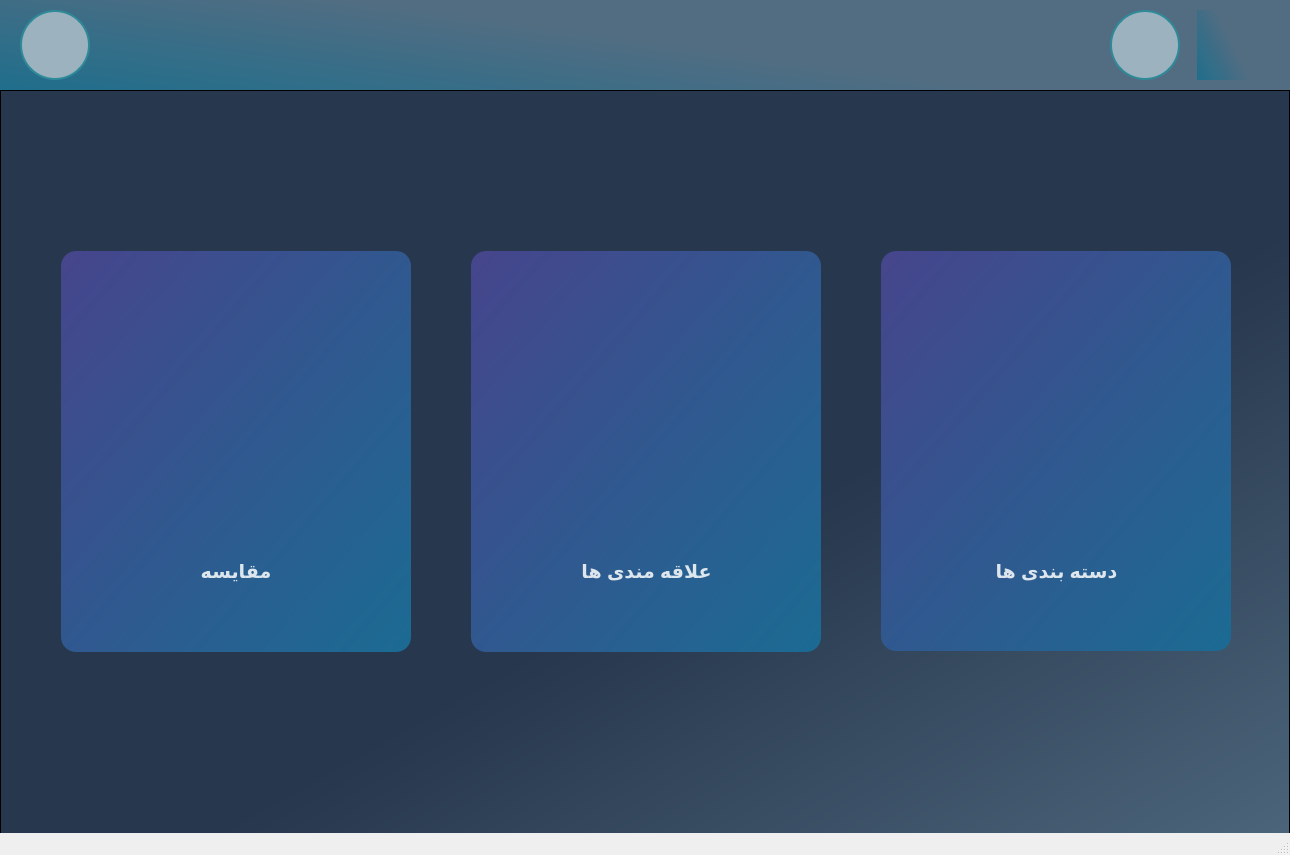
<?xml version="1.0" encoding="UTF-8"?>
<ui version="4.0">
 <class>MainWindow</class>
 <widget class="QMainWindow" name="MainWindow">
  <property name="geometry">
   <rect>
    <x>0</x>
    <y>0</y>
    <width>1290</width>
    <height>855</height>
   </rect>
  </property>
  <property name="font">
   <font>
    <pointsize>8</pointsize>
   </font>
  </property>
  <property name="windowTitle">
   <string>MainWindow</string>
  </property>
  <widget class="QWidget" name="centralwidget">
   <widget class="QWidget" name="widget" native="true">
    <property name="geometry">
     <rect>
      <x>0</x>
      <y>0</y>
      <width>1290</width>
      <height>90</height>
     </rect>
    </property>
    <property name="styleSheet">
     <string notr="true"> background-color: qlineargradient(spread:pad, x1:0.776, y1:0.614091, x2:0, y2:0.999682, stop:0.19403 rgba(82, 109, 130, 255), stop:1 rgba(31, 110, 140, 255))</string>
    </property>
    <widget class="QPushButton" name="profileInfoBtn">
     <property name="geometry">
      <rect>
       <x>20</x>
       <y>10</y>
       <width>70</width>
       <height>70</height>
      </rect>
     </property>
     <property name="styleSheet">
      <string notr="true">QPushButton{
	background-color: rgb(157, 178, 191);
	border-radius: 35px;
	border : 2px solid black;
	border-color: rgb(46, 138, 153);
}

QPushButton:hover{
	background-color: rgb(132, 167, 161);
	border : 3px solid black;
	border-color: rgb(100, 204, 197)
}
</string>
     </property>
     <property name="text">
      <string/>
     </property>
     <property name="icon">
      <iconset>
       <normaloff>profile.png</normaloff>profile.png</iconset>
     </property>
     <property name="iconSize">
      <size>
       <width>50</width>
       <height>50</height>
      </size>
     </property>
    </widget>
    <widget class="QPushButton" name="goHomeBtn">
     <property name="geometry">
      <rect>
       <x>1110</x>
       <y>10</y>
       <width>70</width>
       <height>70</height>
      </rect>
     </property>
     <property name="styleSheet">
      <string notr="true">QPushButton{
	background-color: rgb(157, 178, 191);
	border-radius: 35px;
	border : 2px solid black;
	border-color: rgb(46, 138, 153);
}

QPushButton:hover{
	background-color: rgb(132, 167, 161);
	border : 3px solid black;
	border-color: rgb(100, 204, 197)
}
</string>
     </property>
     <property name="text">
      <string/>
     </property>
     <property name="icon">
      <iconset>
       <normaloff>home.png</normaloff>home.png</iconset>
     </property>
     <property name="iconSize">
      <size>
       <width>50</width>
       <height>50</height>
      </size>
     </property>
    </widget>
    <widget class="QLabel" name="label_2">
     <property name="geometry">
      <rect>
       <x>1197</x>
       <y>10</y>
       <width>70</width>
       <height>70</height>
      </rect>
     </property>
     <property name="text">
      <string/>
     </property>
     <property name="pixmap">
      <pixmap>logo app.png</pixmap>
     </property>
     <property name="scaledContents">
      <bool>true</bool>
     </property>
    </widget>
   </widget>
   <widget class="QWidget" name="widget_2" native="true">
    <property name="geometry">
     <rect>
      <x>0</x>
      <y>90</y>
      <width>1290</width>
      <height>855</height>
     </rect>
    </property>
    <property name="styleSheet">
     <string notr="true">background-color: qlineargradient(spread:pad, x1:0.358, y1:0.244, x2:1, y2:1, stop:0.353234 rgba(39, 55, 77, 255), stop:1 rgba(82, 109, 130, 255))
</string>
    </property>
    <widget class="QScrollArea" name="scrollArea">
     <property name="geometry">
      <rect>
       <x>0</x>
       <y>0</y>
       <width>1290</width>
       <height>855</height>
      </rect>
     </property>
     <property name="widgetResizable">
      <bool>true</bool>
     </property>
     <widget class="QWidget" name="scrollAreaWidgetContents">
      <property name="geometry">
       <rect>
        <x>0</x>
        <y>0</y>
        <width>1288</width>
        <height>853</height>
       </rect>
      </property>
      <widget class="QWidget" name="widget_3" native="true">
       <property name="geometry">
        <rect>
         <x>880</x>
         <y>160</y>
         <width>350</width>
         <height>400</height>
        </rect>
       </property>
       <property name="styleSheet">
        <string notr="true">background-color: qlineargradient(spread:pad, x1:0, y1:0, x2:1, y2:1, stop:0 rgba(70, 69, 140, 255), stop:1 rgba(27, 107, 147, 255));
border-radius: 15px;</string>
       </property>
       <widget class="QLabel" name="label">
        <property name="geometry">
         <rect>
          <x>85</x>
          <y>80</y>
          <width>180</width>
          <height>150</height>
         </rect>
        </property>
        <property name="styleSheet">
         <string notr="true">background-color: rgba(0, 0, 0, 0);</string>
        </property>
        <property name="text">
         <string/>
        </property>
        <property name="pixmap">
         <pixmap>category.png</pixmap>
        </property>
        <property name="scaledContents">
         <bool>true</bool>
        </property>
       </widget>
       <widget class="QLabel" name="label_5">
        <property name="geometry">
         <rect>
          <x>70</x>
          <y>280</y>
          <width>211</width>
          <height>81</height>
         </rect>
        </property>
        <property name="font">
         <font>
          <pointsize>14</pointsize>
          <weight>75</weight>
          <bold>true</bold>
         </font>
        </property>
        <property name="styleSheet">
         <string notr="true">background-color: rgba(0, 0, 0, 0);
color: rgb(221, 230, 237);
</string>
        </property>
        <property name="text">
         <string>دسته بندی ها</string>
        </property>
        <property name="alignment">
         <set>Qt::AlignCenter</set>
        </property>
       </widget>
       <widget class="QPushButton" name="gotoCategoriesBtn">
        <property name="geometry">
         <rect>
          <x>0</x>
          <y>0</y>
          <width>350</width>
          <height>400</height>
         </rect>
        </property>
        <property name="styleSheet">
         <string notr="true">QPushButton{
	background-color: rgba(0, 0, 0, 0);
}

QPushButton:hover{
	background-color: rgb(0, 0, 0, 50);
	border-radius: 15px;
	border : 2px solid black;
	border-color: rgb(90, 150, 227);
}
</string>
        </property>
        <property name="text">
         <string/>
        </property>
       </widget>
      </widget>
      <widget class="QWidget" name="widget_4" native="true">
       <property name="geometry">
        <rect>
         <x>470</x>
         <y>160</y>
         <width>350</width>
         <height>401</height>
        </rect>
       </property>
       <property name="styleSheet">
        <string notr="true">background-color: qlineargradient(spread:pad, x1:0, y1:0, x2:1, y2:1, stop:0 rgba(70, 69, 140, 255), stop:1 rgba(27, 107, 147, 255));
border-radius: 15px;</string>
       </property>
       <widget class="QLabel" name="label_3">
        <property name="geometry">
         <rect>
          <x>85</x>
          <y>80</y>
          <width>180</width>
          <height>150</height>
         </rect>
        </property>
        <property name="styleSheet">
         <string notr="true">background-color: rgba(0, 0, 0, 0);</string>
        </property>
        <property name="text">
         <string/>
        </property>
        <property name="pixmap">
         <pixmap>heart_check.png</pixmap>
        </property>
        <property name="scaledContents">
         <bool>true</bool>
        </property>
       </widget>
       <widget class="QLabel" name="label_6">
        <property name="geometry">
         <rect>
          <x>70</x>
          <y>280</y>
          <width>211</width>
          <height>81</height>
         </rect>
        </property>
        <property name="font">
         <font>
          <pointsize>14</pointsize>
          <weight>75</weight>
          <bold>true</bold>
         </font>
        </property>
        <property name="styleSheet">
         <string notr="true">background-color: rgba(0, 0, 0, 0);
color: rgb(221, 230, 237);
</string>
        </property>
        <property name="text">
         <string>علاقه مندی ها</string>
        </property>
        <property name="alignment">
         <set>Qt::AlignCenter</set>
        </property>
       </widget>
       <widget class="QPushButton" name="gotoFavoriteBtn">
        <property name="geometry">
         <rect>
          <x>0</x>
          <y>0</y>
          <width>350</width>
          <height>400</height>
         </rect>
        </property>
        <property name="styleSheet">
         <string notr="true">QPushButton{
	background-color: rgba(0, 0, 0, 0);
}

QPushButton:hover{
	background-color: rgb(0, 0, 0, 50);
	border-radius: 15px;
	border : 2px solid black;
	border-color: rgb(90, 150, 227);
}
</string>
        </property>
        <property name="text">
         <string/>
        </property>
       </widget>
      </widget>
      <widget class="QWidget" name="widget_5" native="true">
       <property name="geometry">
        <rect>
         <x>60</x>
         <y>160</y>
         <width>350</width>
         <height>401</height>
        </rect>
       </property>
       <property name="styleSheet">
        <string notr="true">background-color: qlineargradient(spread:pad, x1:0, y1:0, x2:1, y2:1, stop:0 rgba(70, 69, 140, 255), stop:1 rgba(27, 107, 147, 255));
border-radius: 15px;</string>
       </property>
       <widget class="QLabel" name="label_4">
        <property name="geometry">
         <rect>
          <x>85</x>
          <y>80</y>
          <width>180</width>
          <height>150</height>
         </rect>
        </property>
        <property name="styleSheet">
         <string notr="true">background-color: rgba(0, 0, 0, 0);</string>
        </property>
        <property name="text">
         <string/>
        </property>
        <property name="pixmap">
         <pixmap>difference.png</pixmap>
        </property>
        <property name="scaledContents">
         <bool>true</bool>
        </property>
       </widget>
       <widget class="QLabel" name="label_7">
        <property name="geometry">
         <rect>
          <x>70</x>
          <y>280</y>
          <width>210</width>
          <height>80</height>
         </rect>
        </property>
        <property name="font">
         <font>
          <pointsize>14</pointsize>
          <weight>75</weight>
          <bold>true</bold>
         </font>
        </property>
        <property name="styleSheet">
         <string notr="true">background-color: rgba(0, 0, 0, 0);
color: rgb(221, 230, 237);
</string>
        </property>
        <property name="text">
         <string>مقایسه</string>
        </property>
        <property name="alignment">
         <set>Qt::AlignCenter</set>
        </property>
       </widget>
       <widget class="QPushButton" name="gotoCompareBtn">
        <property name="geometry">
         <rect>
          <x>0</x>
          <y>0</y>
          <width>350</width>
          <height>400</height>
         </rect>
        </property>
        <property name="styleSheet">
         <string notr="true">QPushButton{
	background-color: rgba(0, 0, 0, 0);
}

QPushButton:hover{
	background-color: rgb(0, 0, 0, 50);
	border-radius: 15px;
	border : 2px solid black;
	border-color: rgb(90, 150, 227);
}
</string>
        </property>
        <property name="text">
         <string/>
        </property>
       </widget>
      </widget>
     </widget>
    </widget>
   </widget>
  </widget>
  <widget class="QMenuBar" name="menubar">
   <property name="geometry">
    <rect>
     <x>0</x>
     <y>0</y>
     <width>1290</width>
     <height>23</height>
    </rect>
   </property>
  </widget>
  <widget class="QStatusBar" name="statusbar"/>
 </widget>
 <resources/>
 <connections/>
</ui>
